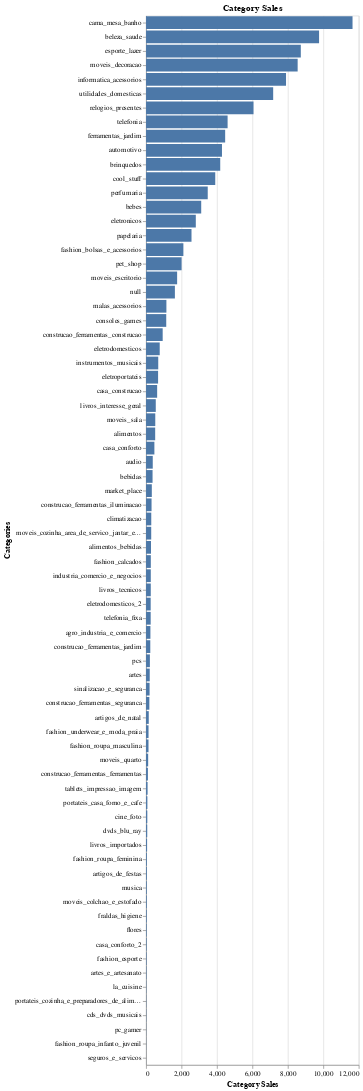

Source (notebook cell):
### Markdown cell above
## Distribuição de categorias

### Code cell
count_category = customer_products['product_category_name'].value_counts()
alt.Chart(customer_products).mark_bar().encode(
    alt.Y('product_category_name', title='Categories').sort('-x'),
    alt.X('count()', title='Category Sales')
    ).properties(
        title='Category Sales'
    )

### Figure 1 — Vega specification as saved in the notebook (floating-point values rounded to 4 significant figures)
{"$schema": "https://vega.github.io/schema/vega/v5.json", "data": [{"name": "source_0"}, {"name": "data_0", "values": [{"__count": 1753, "product_category_name": "moveis_escritorio"}, {"__count": 7172, "product_category_name": "utilidades_domesticas"}, {"__count": 470, "product_category_name": "casa_conforto"}, {"__count": 8731, "product_category_name": "esporte_lazer"}, {"__count": 7897, "product_category_name": "informatica_acessorios"}, {"__count": 1627, "product_category_name": null}, {"__count": 4185, "product_category_name": "brinquedos"}, {"__count": 8553, "product_category_name": "moveis_decoracao"}, {"__count": 4283, "product_category_name": "automotivo"}, {"__count": 294, "product_category_name": "climatizacao"}, {"__count": 4601, "product_category_name": "telefonia"}, {"__count": 9761, "product_category_name": "beleza_saude"}, {"__count": 4463, "product_category_name": "ferramentas_jardim"}, {"__count": 2005, "product_category_name": "pet_shop"}, {"__count": 11649, "product_category_name": "cama_mesa_banho"}, {"__count": 3112, "product_category_name": "bebes"}, {"__count": 6063, "product_category_name": "relogios_presentes"}, {"__count": 291, "product_category_name": "moveis_cozinha_area_de_servico_jantar_e_jardim"}, {"__count": 3480, "product_category_name": "perfumaria"}, {"__count": 207, "product_category_name": "artes"}, {"__count": 2564, "product_category_name": "papelaria"}, {"__count": 45, "product_category_name": "fashion_roupa_feminina"}, {"__count": 1139, "product_category_name": "consoles_games"}, {"__count": 310, "product_category_name": "construcao_ferramentas_iluminacao"}, {"__count": 279, "product_category_name": "alimentos_bebidas"}, {"__count": 367, "product_category_name": "bebidas"}, {"__count": 3904, "product_category_name": "cool_stuff"}, {"__count": 2106, "product_category_name": "fashion_bolsas_e_acessorios"}, {"__count": 626, "product_category_name": "casa_construcao"}, {"__count": 1148, "product_category_name": "malas_acessorios"}, {"__count": 2807, "product_category_name": "eletronicos"}, {"__count": 261, "product_category_name": "eletrodomesticos_2"}, {"__count": 138, "product_category_name": "fashion_roupa_masculina"}, {"__count": 679, "product_category_name": "eletroportateis"}, {"__count": 75, "product_category_name": "portateis_casa_forno_e_cafe"}, {"__count": 548, "product_category_name": "livros_interesse_geral"}, {"__count": 771, "product_category_name": "eletrodomesticos"}, {"__count": 105, "product_category_name": "construcao_ferramentas_ferramentas"}, {"__count": 199, "product_category_name": "sinalizacao_e_seguranca"}, {"__count": 688, "product_category_name": "instrumentos_musicais"}, {"__count": 938, "product_category_name": "construcao_ferramentas_construcao"}, {"__count": 40, "product_category_name": "musica"}, {"__count": 269, "product_category_name": "fashion_calcados"}, {"__count": 267, "product_category_name": "industria_comercio_e_negocios"}, {"__count": 140, "product_category_name": "fashion_underwear_e_moda_praia"}, {"__count": 67, "product_category_name": "dvds_blu_ray"}, {"__count": 186, "product_category_name": "construcao_ferramentas_seguranca"}, {"__count": 515, "product_category_name": "alimentos"}, {"__count": 261, "product_category_name": "telefonia_fixa"}, {"__count": 520, "product_category_name": "moveis_sala"}, {"__count": 87, "product_category_name": "tablets_impressao_imagem"}, {"__count": 325, "product_category_name": "market_place"}, {"__count": 152, "product_category_name": "artigos_de_natal"}, {"__count": 246, "product_category_name": "agro_industria_e_comercio"}, {"__count": 239, "product_category_name": "construcao_ferramentas_jardim"}, {"__count": 216, "product_category_name": "pcs"}, {"__count": 119, "product_category_name": "moveis_quarto"}, {"__count": 378, "product_category_name": "audio"}, {"__count": 59, "product_category_name": "livros_importados"}, {"__count": 266, "product_category_name": "livros_tecnicos"}, {"__count": 45, "product_category_name": "artigos_de_festas"}, {"__count": 14, "product_category_name": "portateis_cozinha_e_preparadores_de_alimentos"}, {"__count": 9, "product_category_name": "pc_gamer"}, {"__count": 40, "product_category_name": "moveis_colchao_e_estofado"}, {"__count": 16, "product_category_name": "la_cuisine"}, {"__count": 33, "product_category_name": "flores"}, {"__count": 37, "product_category_name": "fraldas_higiene"}, {"__count": 71, "product_category_name": "cine_foto"}, {"__count": 14, "product_category_name": "cds_dvds_musicais"}, {"__count": 29, "product_category_name": "fashion_esporte"}, {"__count": 31, "product_category_name": "casa_conforto_2"}, {"__count": 24, "product_category_name": "artes_e_artesanato"}, {"__count": 7, "product_category_name": "fashion_roupa_infanto_juvenil"}, {"__count": 2, "product_category_name": "seguros_e_servicos"}]}, {"name": "data_0_x_domain___count", "values": [{"min": 2, "max": 11649}]}, {"name": "source_0_y_domain_product_category_name", "values": [{"product_category_name": "moveis_escritorio", "sort_field": 1753}, {"product_category_name": "utilidades_domesticas", "sort_field": 7172}, {"product_category_name": "casa_conforto", "sort_field": 470}, {"product_category_name": "esporte_lazer", "sort_field": 8731}, {"product_category_name": "informatica_acessorios", "sort_field": 7897}, {"product_category_name": null, "sort_field": 1627}, {"product_category_name": "brinquedos", "sort_field": 4185}, {"product_category_name": "moveis_decoracao", "sort_field": 8553}, {"product_category_name": "automotivo", "sort_field": 4283}, {"product_category_name": "climatizacao", "sort_field": 294}, {"product_category_name": "telefonia", "sort_field": 4601}, {"product_category_name": "beleza_saude", "sort_field": 9761}, {"product_category_name": "ferramentas_jardim", "sort_field": 4463}, {"product_category_name": "pet_shop", "sort_field": 2005}, {"product_category_name": "cama_mesa_banho", "sort_field": 11649}, {"product_category_name": "bebes", "sort_field": 3112}, {"product_category_name": "relogios_presentes", "sort_field": 6063}, {"product_category_name": "moveis_cozinha_area_de_servico_jantar_e_jardim", "sort_field": 291}, {"product_category_name": "perfumaria", "sort_field": 3480}, {"product_category_name": "artes", "sort_field": 207}, {"product_category_name": "papelaria", "sort_field": 2564}, {"product_category_name": "fashion_roupa_feminina", "sort_field": 45}, {"product_category_name": "consoles_games", "sort_field": 1139}, {"product_category_name": "construcao_ferramentas_iluminacao", "sort_field": 310}, {"product_category_name": "alimentos_bebidas", "sort_field": 279}, {"product_category_name": "bebidas", "sort_field": 367}, {"product_category_name": "cool_stuff", "sort_field": 3904}, {"product_category_name": "fashion_bolsas_e_acessorios", "sort_field": 2106}, {"product_category_name": "casa_construcao", "sort_field": 626}, {"product_category_name": "malas_acessorios", "sort_field": 1148}, {"product_category_name": "eletronicos", "sort_field": 2807}, {"product_category_name": "eletrodomesticos_2", "sort_field": 261}, {"product_category_name": "fashion_roupa_masculina", "sort_field": 138}, {"product_category_name": "eletroportateis", "sort_field": 679}, {"product_category_name": "portateis_casa_forno_e_cafe", "sort_field": 75}, {"product_category_name": "livros_interesse_geral", "sort_field": 548}, {"product_category_name": "eletrodomesticos", "sort_field": 771}, {"product_category_name": "construcao_ferramentas_ferramentas", "sort_field": 105}, {"product_category_name": "sinalizacao_e_seguranca", "sort_field": 199}, {"product_category_name": "instrumentos_musicais", "sort_field": 688}, {"product_category_name": "construcao_ferramentas_construcao", "sort_field": 938}, {"product_category_name": "musica", "sort_field": 40}, {"product_category_name": "fashion_calcados", "sort_field": 269}, {"product_category_name": "industria_comercio_e_negocios", "sort_field": 267}, {"product_category_name": "fashion_underwear_e_moda_praia", "sort_field": 140}, {"product_category_name": "dvds_blu_ray", "sort_field": 67}, {"product_category_name": "construcao_ferramentas_seguranca", "sort_field": 186}, {"product_category_name": "alimentos", "sort_field": 515}, {"product_category_name": "telefonia_fixa", "sort_field": 261}, {"product_category_name": "moveis_sala", "sort_field": 520}, {"product_category_name": "tablets_impressao_imagem", "sort_field": 87}, {"product_category_name": "market_place", "sort_field": 325}, {"product_category_name": "artigos_de_natal", "sort_field": 152}, {"product_category_name": "agro_industria_e_comercio", "sort_field": 246}, {"product_category_name": "construcao_ferramentas_jardim", "sort_field": 239}, {"product_category_name": "pcs", "sort_field": 216}, {"product_category_name": "moveis_quarto", "sort_field": 119}, {"product_category_name": "audio", "sort_field": 378}, {"product_category_name": "livros_importados", "sort_field": 59}, {"product_category_name": "livros_tecnicos", "sort_field": 266}, {"product_category_name": "artigos_de_festas", "sort_field": 45}, {"product_category_name": "portateis_cozinha_e_preparadores_de_alimentos", "sort_field": 14}, {"product_category_name": "pc_gamer", "sort_field": 9}, {"product_category_name": "moveis_colchao_e_estofado", "sort_field": 40}, {"product_category_name": "la_cuisine", "sort_field": 16}, {"product_category_name": "flores", "sort_field": 33}, {"product_category_name": "fraldas_higiene", "sort_field": 37}, {"product_category_name": "cine_foto", "sort_field": 71}, {"product_category_name": "cds_dvds_musicais", "sort_field": 14}, {"product_category_name": "fashion_esporte", "sort_field": 29}, {"product_category_name": "casa_conforto_2", "sort_field": 31}, {"product_category_name": "artes_e_artesanato", "sort_field": 24}, {"product_category_name": "fashion_roupa_infanto_juvenil", "sort_field": 7}, {"product_category_name": "seguros_e_servicos", "sort_field": 2}]}], "signals": [{"name": "y_step", "value": 20}, {"name": "height", "update": "bandspace(domain('y').length, 0.1, 0.05) * y_step"}], "marks": [{"type": "rect", "name": "marks", "from": {"data": "data_0"}, "encode": {"update": {"x": {"field": "__count", "scale": "x"}, "height": {"signal": "max(0.25, bandwidth('y'))"}, "x2": {"value": 0, "scale": "x"}, "y": {"field": "product_category_name", "scale": "y"}, "fill": {"value": "#4c78a8"}}}, "style": ["bar"]}], "scales": [{"name": "x", "type": "linear", "domain": [{"signal": "(data(\"data_0_x_domain___count\")[0] || {}).min"}, {"signal": "(data(\"data_0_x_domain___count\")[0] || {}).max"}], "range": [0, {"signal": "width"}], "nice": true, "zero": true}, {"name": "y", "type": "band", "domain": {"data": "source_0_y_domain_product_category_name", "field": "product_category_name", "sort": {"op": "max", "field": "sort_field", "order": "descending"}}, "range": {"step": {"signal": "y_step"}}, "paddingInner": 0.1, "paddingOuter": 0.05}], "axes": [{"scale": "x", "tickCount": {"signal": "ceil(width/40)"}, "zindex": 0, "gridScale": "y", "orient": "bottom", "maxExtent": 0, "minExtent": 0, "domain": false, "grid": true, "labels": false, "aria": false, "ticks": false}, {"scale": "x", "grid": false, "orient": "bottom", "labelFlush": true, "zindex": 0, "labelOverlap": true, "tickCount": {"signal": "ceil(width/40)"}, "title": "Category Sales"}, {"scale": "y", "title": "Categories", "grid": false, "zindex": 0, "orient": "left"}], "title": {"text": "Category Sales", "frame": "group"}, "padding": 5, "background": "white", "style": "cell", "width": 300}
